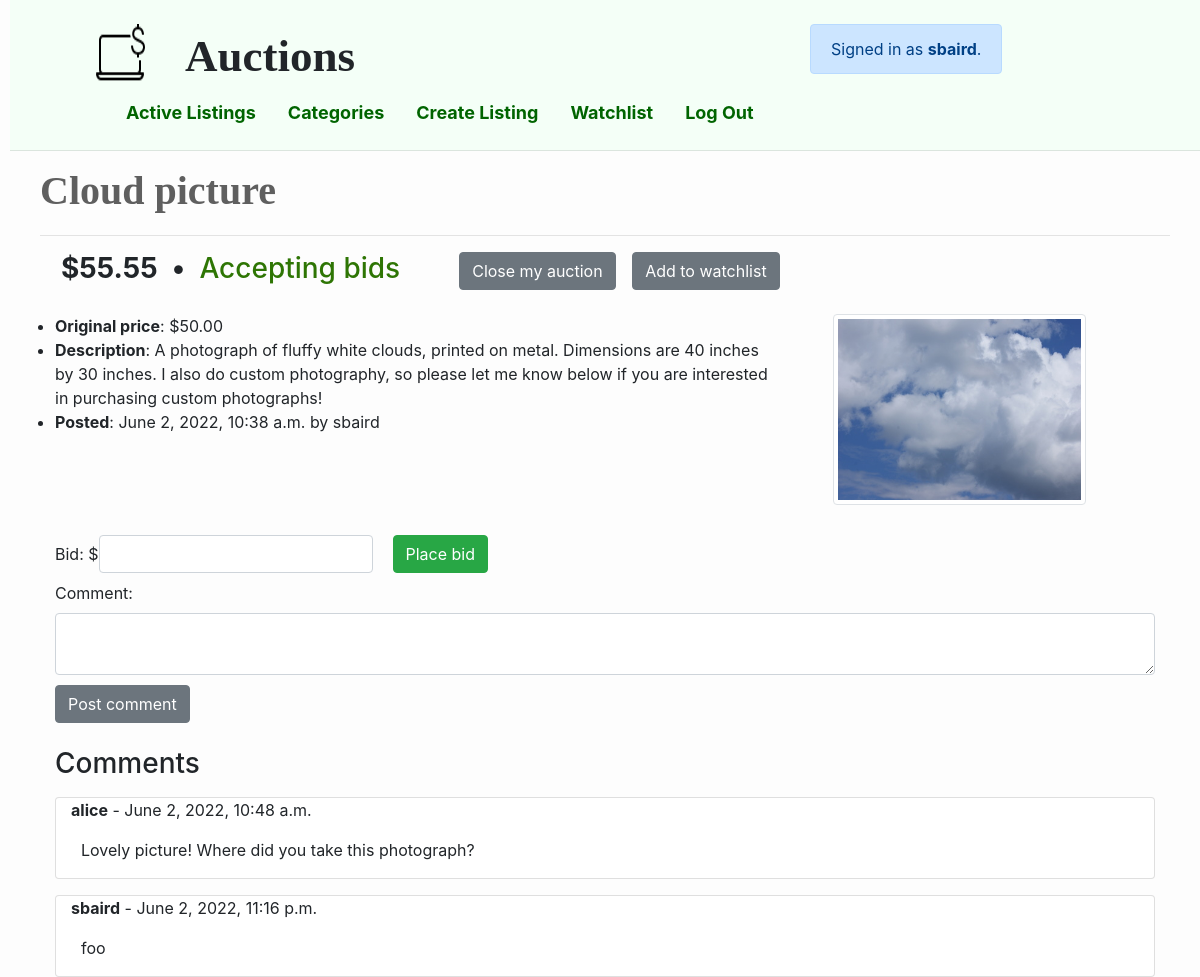
The page /listing/7 (signed in) on the database its author committed.
### auctions/models.py (models this page shows, shortened)
class User(AbstractUser):
    watchlist = models.ManyToManyField('Listing', blank=True,
        related_name="watchlisters")
    bids = models.ManyToManyField('Bid', blank=True, related_name="bidders")

class Listing(models.Model):
    title = models.CharField(max_length=80)
    description = models.TextField(max_length=1000)
    start_price = models.DecimalField(max_digits=MAX_PRICE_DIGITS,
        validators=[MaxValueValidator(MAX_PRICE), MinValueValidator(0)],
        decimal_places=2, null=True, verbose_name="Start price (USD):")
    current_bid = models.OneToOneField('Bid', null=True,
        on_delete=models.CASCADE, related_name="top_bid")
    image = models.ImageField(upload_to="images", blank=True, verbose_name="Image (optional)")
    category = models.CharField(
        choices=Category.choices, max_length=50, blank=True, verbose_name="Category (optional)")
    is_active = models.BooleanField(default=True)
    poster = models.ForeignKey(
        User, on_delete=models.CASCADE, related_name="postings", null=True)
    datetime = models.DateTimeField(auto_now_add=True, null=True)
    comments = models.ManyToManyField(
        'Comment', blank=True, related_name="comment_listing")

class Bid(models.Model):
    listing = models.ForeignKey(Listing, on_delete=models.CASCADE, null=True)
    bid = models.DecimalField(max_digits=MAX_PRICE_DIGITS,
        validators=[MaxValueValidator(MAX_PRICE), MinValueValidator(0)],
        decimal_places=2, verbose_name='Bid: $', null=True)
    bidder = models.ForeignKey(User, on_delete=models.CASCADE, null=True)
    datetime = models.DateTimeField(auto_now_add=True, null=True)

class Comment(models.Model):
    listing = models.ForeignKey(
        Listing, on_delete=models.CASCADE, related_name="listing_comments", null=True)
    text = models.TextField(verbose_name="Comment", max_length=500, blank=False, null=True)
    commenter = models.ForeignKey(
        User, on_delete=models.CASCADE, null=True, related_name="comments")
    datetime = models.DateTimeField(auto_now_add=True, null=True)

### auctions/views.py (the view)
# urls.py: path("listing/<int:listing_id>", views.listing_view, name="listing"),
def listing_view(request, listing_id):
    listing = Listing.objects.get(id=listing_id)
    if request.method == "GET":
        return render_listing(request, listing, None)
    else:
        update_watchlist(request, listing)
        message = place_bid(request, listing)
        post_comment(request, listing)
        close_auction(request, listing)
        return render_listing(request, listing, message)

### auctions/forms.py
class BidForm(ModelForm):
    def __init__(self, *args, **kwargs):
        super(BidForm, self).__init__(*args, **kwargs)
        self.label_suffix = ""  # Remove ':' from form label
        add_bootstrap(self)
    class Meta:
        model = Bid
        fields = ['bid']

class CommentForm(ModelForm):
    def __init__(self, *args, **kwargs):
        super(CommentForm, self).__init__(*args, **kwargs)
        add_bootstrap(self)
    class Meta:
        model = Comment
        fields = ['text']
        widgets = {
            'text': Textarea(attrs={'rows': 2, 'cols': 20})
        }

### auctions/forms.py (called while the page is built)
def add_bootstrap(form):
    for visible in form.visible_fields():
        visible.field.widget.attrs['class'] = 'form-control'

### auctions/views.py (called while the page is built)
def render_listing(request, listing, message):
    on_watchlist = False
    if request.user.is_authenticated:
        on_watchlist = listing in request.user.watchlist.all()
    return render(request, "auctions/listing.html", {
            "listing": listing,
            "message": message,
            "on_watchlist": on_watchlist,
            "bid_form": BidForm(),
            "comment_form": CommentForm(),
            "comments": listing.comments.all()
        })

### auctions/templates/auctions/listing.html (shortened to what this page needs)
{% extends "auctions/layout.html" %}
{% block body %}
    <h2>{{ listing.title }}</h2>
    <hr>
    <div id="listing-heading">
      {% if listing.current_bid %}
        <h3><strong>${{ listing.current_bid.bid }}</strong></h3>
      {% else %}
        <h3><strong>${{ listing.start_price }}</strong></h3>
      {% endif %}
      <h3>•</h3>
      <div>
        {% if listing.is_active %}
        <h3 id="auction-active-text">Accepting bids</h3>
      {% else %}
        <h3 id="auction-closed-text">Auction has closed</h3>
      {% endif %}
      </div>
      {% if user.is_authenticated and listing.poster == user %}
        <form method="post">
            {% if listing.is_active %}
              <button type="submit" class="btn btn-secondary" name="close-auction" value="Close my auction">
                Close my auction
              </button>
            {% endif %}
        </form>
      {% endif %}
      {% if user.is_authenticated and listing.is_active %}
      <form method="post">
        {% if on_watchlist %}
          <button type="submit" class="btn btn-secondary" name="watchlist" value="Remove from watchlist">
            Remove from watchlist
          </button>
        {% else %}
          <button type="submit" class="btn btn-secondary" name="watchlist" value="Add to watchlist">
            Add to watchlist
          </button>
        {% endif %}
      {% endif %}
      </form>
    </div>
    <div class="container">
      <div class="row">
        <ul class="col-8">
          <li><b>Original price</b>: ${{ listing.start_price }}</li>
          <li><b>Description</b>: {{ listing.description }}</li>
          <li><b>Posted</b>: {{ listing.datetime }} by {{ listing.poster }}</li>
        </ul>
        <div class="listing-image col-lg-3">
          {% if listing.image %}
            <img src="{{ listing.image.url }}" alt="{{ listing.title }}" class="img-thumbnail">
          {% endif %}
        </div>
      </div>
      {% if user.is_authenticated and listing.is_active %}
        <form method="post">
          <div class="form-inline">
            <div class="form-group mb-2 ml-0">{{ bid_form }}</div>
            <button type="submit" value="Place bid" class="btn btn-success mb-2">
              Place bid
            </button>
          </div>
        </form>
        <form method="post">
          <div class="form-group">
            {{ comment_form }}
            <button type=submit" value="Post comment" class="btn btn-secondary mb-2" id="comment-button">
              Post comment
            </button>
          </div>
        </form>
      {% endif %}
      <h3> Comments </h3>
      {% for comment in comments %}
        <div class="container card mt-3">
          <p><strong>{{ comment.commenter }}</strong> - {{comment.datetime }}</p>
            <p id="comment-text">{{ comment.text }}</p>
        </div>
      {% empty %}
        <p>No comments.</p>
      {% endfor %}
    </div>
{% endblock %}

### auctions/templates/auctions/layout.html (shortened to what this page needs)
{% load static %}
<!DOCTYPE html>
<html lang="en">
  <head>
    <link rel="stylesheet" href="https://stackpath.bootstrapcdn.com/bootstrap/4.4.1/css/bootstrap.min.css">
    <link href="{% static 'auctions/styles.css' %}" rel="stylesheet">
  </head>
  <body>
    <div id="top-bar">
      <br>
      <div class="container">
        <div class="row justify-content-between">
            <div class="col-4 d-flex justify-content-center">
              <img class="logo" src="/static/auctions/logo.png" alt="auctions logo">
              <h1 id="site-name">Auctions</h1>
            </div>
            <div class="col-4 flex justify-content-center">
              {% if user.is_authenticated %}
                <div class="alert alert-primary d-inline-block" role="alert">
                  Signed in as <strong>{{ user.username }}</strong>.
                </div>
              {% else %}
                <div class="alert alert-warning d-inline-block role="alert">
                  Not signed in.
                </div>
              {% endif %}
            </div>
        </div>
      </div>
      <ul class="nav">
        <li class="nav-item">
            <a class="nav-link" href="{% url 'index' %}">Active Listings</a>
        </li>
        <li class="nav-item">
            <a class="nav-link" href="{% url 'categories' %}">Categories</a>
        </li>
        {% if user.is_authenticated %}
          <li>
            <a class="nav-link" href="{% url 'create_listing' %}">Create Listing</a>
          </li>
          <li>
            <a class="nav-link" href="{% url 'watchlist' %}">Watchlist</a>
          </li>
          <li class="nav-item">
            <a class="nav-link" href="{% url 'logout' %}">Log Out</a>
          </li>
        {% endif %}
      </ul>
      <hr>
    </div>
    <div id="main-content">
      {% block body %}
      {% endblock %}
    </div>
  </body>
</html>

### auctions/static/auctions/styles.css (style rules this page uses)
body { padding-left: 10px; background-color: rgb(253, 253, 253); }
#main-content { padding-left: 30px; padding-right: 30px; }
.nav { margin-left: 100px }
.nav-link { font-size: large; font-weight: bold; color: darkgreen; }
#top-bar { background-color: rgb(244, 255, 247); }
a { color: darkgreen; }
h2 { font-family:'Playfair', 'Didot', 'Georgia', serif; font-weight: bold; font-size: 40px; color: rgb(95, 95, 95); margin-bottom: 20px; }
#site-name { font-family:'Playfair', 'Didot', 'Georgia', serif; font-weight: bold; font-size: 45px; padding-top: 5px }
.logo { padding-right: 40px; }
#listing-heading { margin-bottom: 20px; margin-left: 15px; }
#listing-heading * { display: inline-block; vertical-align: top; margin-inline: 3px; }
#auction-active-text { color: rgb(46, 117, 4); }
.listing-image { margin-bottom: 20px; margin-left: 25px; }
.form-inline > * { margin: 10px; }
#comment-button { margin-top: 10px !important; }
#comment-text { margin-left: 10px; }

### rows shown on the page
User: username "sbaird"
Listing: title "Cloud picture", current_bid.bid "55.55", start_price "50.00", description "A photograph of fluffy white clouds, printed on metal. Dimensions are 40 inches by 30 inches. I also do custom photography, so please let me know below if you are interested in purchasing custom photographs!", datetime "June 2, 2022, 10:38 a.m.", poster "sbaird", image (picture)
Comment: commenter "alice", datetime "June 2, 2022, 10:48 a.m.", text "Lovely picture! Where did you take this photograph?"
Comment: commenter "sbaird", datetime "June 2, 2022, 11:16 p.m.", text "foo"
